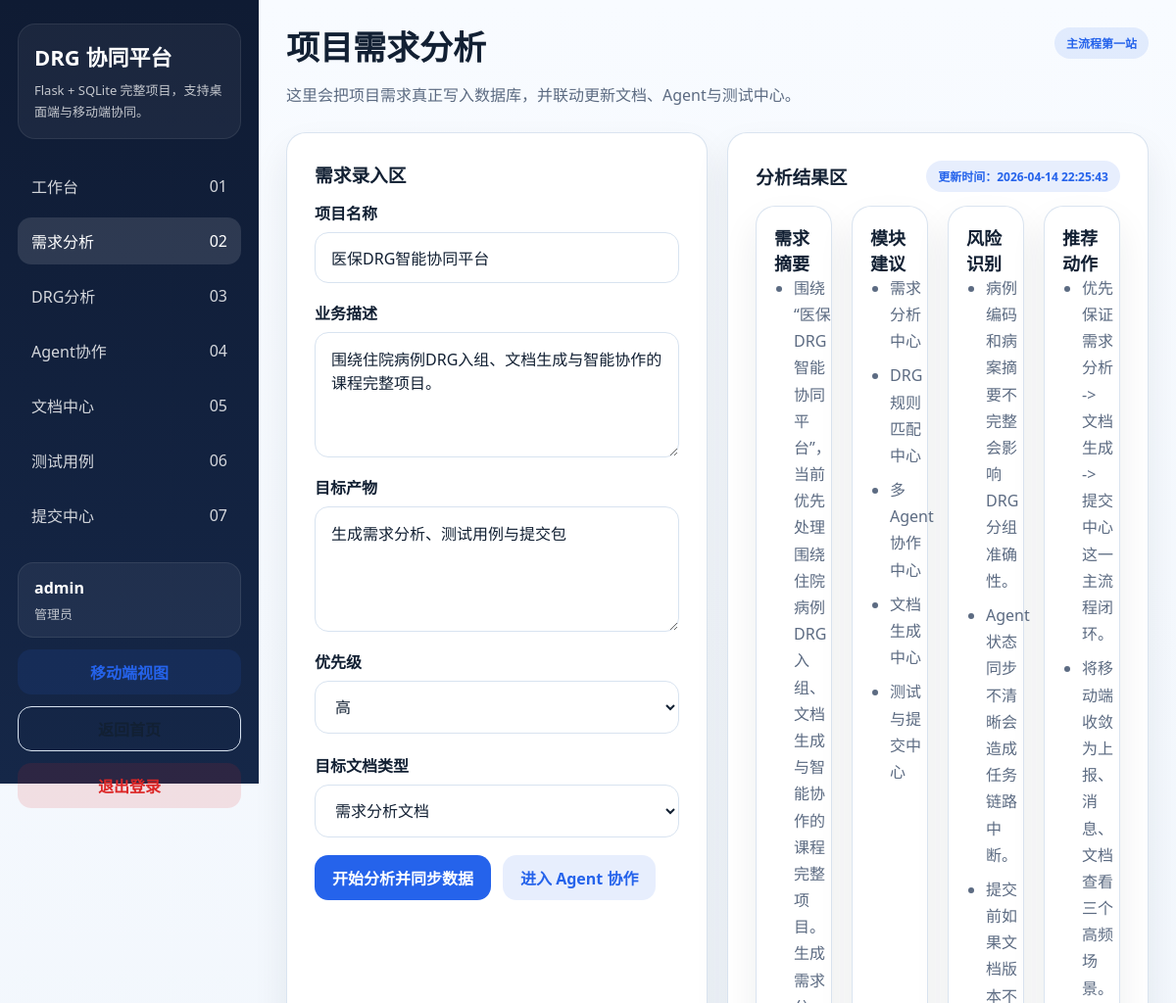
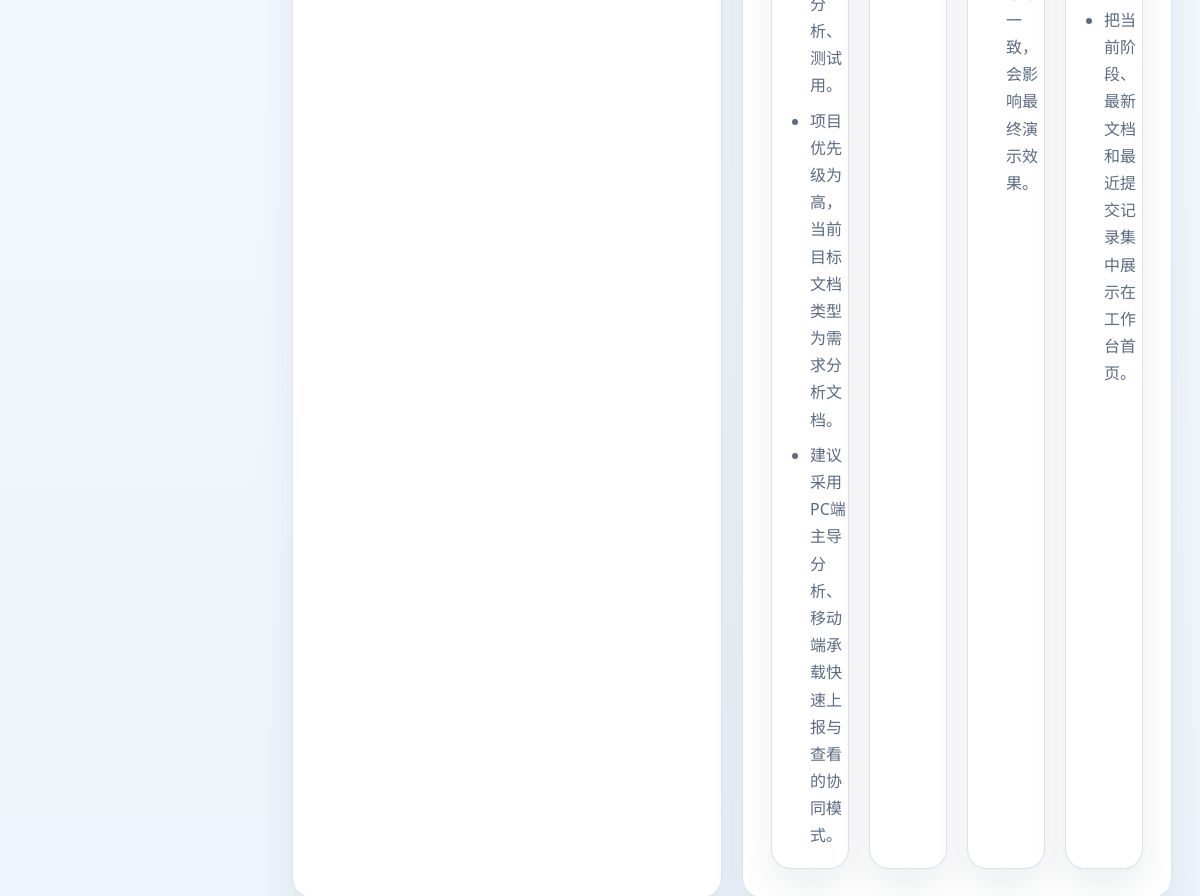
The page /analysis (signed in) on the database its author committed (2 pictures, top to bottom).
### tables this page shows
CREATE TABLE users (
            id INTEGER PRIMARY KEY AUTOINCREMENT,
            username TEXT NOT NULL UNIQUE,
            password_hash TEXT NOT NULL,
            role TEXT NOT NULL,
            created_at TEXT NOT NULL
        );

CREATE TABLE projects (
            id INTEGER PRIMARY KEY AUTOINCREMENT,
            name TEXT NOT NULL,
            owner_name TEXT NOT NULL,
            priority TEXT NOT NULL,
            phase TEXT NOT NULL,
            target TEXT NOT NULL,
            description TEXT NOT NULL,
            created_at TEXT NOT NULL,
            updated_at TEXT NOT NULL
        );

CREATE TABLE analyses (
            id INTEGER PRIMARY KEY AUTOINCREMENT,
            project_id INTEGER NOT NULL UNIQUE,
            summary_json TEXT NOT NULL,
            modules_json TEXT NOT NULL,
            risks_json TEXT NOT NULL,
            recommendations_json TEXT NOT NULL,
            updated_at TEXT NOT NULL,
            FOREIGN KEY(project_id) REFERENCES projects(id)
        );

### app.py (the view, shortened to what this page needs)
@app.route("/analysis", methods=["GET", "POST"])
@login_required
def analysis():
    project = get_project()
    project = get_project()
    return render_template(
        "analysis.html",
        page_key="analysis",
        project=project,
        analysis=get_analysis(project["id"]),
    )

### app.py (called while the page is built)
def loads(value: str | None) -> list[str]:
    if not value:
        return []
    return json.loads(value)

def get_db() -> sqlite3.Connection:
    if "db" not in g:
        connection = sqlite3.connect(app.config["DATABASE"])
        connection.row_factory = sqlite3.Row
        g.db = connection
    return g.db

def fetch_one(query: str, params: tuple[Any, ...] = ()) -> sqlite3.Row | None:
    return get_db().execute(query, params).fetchone()

def get_project() -> sqlite3.Row:
    project = fetch_one("SELECT * FROM projects ORDER BY id LIMIT 1")
    if project is None:
        raise RuntimeError("Project seed data not found.")
    return project

def get_analysis(project_id: int) -> dict[str, Any]:
    row = fetch_one("SELECT * FROM analyses WHERE project_id = ?", (project_id,))
    if row is None:
        return {"summary": [], "modules": [], "risks": [], "recommendations": [], "updated_at": now_str()}
    return {
        "summary": loads(row["summary_json"]),
        "modules": loads(row["modules_json"]),
        "risks": loads(row["risks_json"]),
        "recommendations": loads(row["recommendations_json"]),
        "updated_at": row["updated_at"],
    }

def login_required(view):
    @wraps(view)
    def wrapped_view(**kwargs):
        if g.user is None:
            return redirect(url_for("login"))
        return view(**kwargs)
    return wrapped_view

@app.before_request
def load_logged_in_user() -> None:
    user_id = session.get("user_id")
    if user_id is None:
        g.user = None
        return
    g.user = fetch_one("SELECT * FROM users WHERE id = ?", (user_id,))

@app.context_processor
def inject_globals() -> dict[str, Any]:
    return {"current_user": g.get("user")}

### templates/analysis.html (shortened to what this page needs)
{% extends 'base.html' %}
{% block content %}
<header class="topbar">
    <div>
        <h1>项目需求分析</h1>
        <p>这里会把项目需求真正写入数据库，并联动更新文档、Agent与测试中心。</p>
    </div>
    <div class="topbar-actions">
        <span class="badge">主流程第一站</span>
    </div>
</header>
<section class="panel-grid two-columns">
    <article class="panel">
        <div class="panel-header">
            <h3>需求录入区</h3>
        </div>
        <form class="form-grid" method="post">
            <div class="field">
                <label for="project_name">项目名称</label>
                <input class="input" id="project_name" name="project_name" type="text" value="{{ project['name'] }}" required />
            </div>
            <div class="field">
                <label for="description">业务描述</label>
                <textarea class="textarea" id="description" name="description" required>{{ project['description'] }}</textarea>
            </div>
            <div class="field">
                <label for="target">目标产物</label>
                <textarea class="textarea" id="target" name="target" required>{{ project['target'] }}</textarea>
            </div>
            <div class="form-row two-columns-row">
                <div class="field">
                    <label for="priority">优先级</label>
                    <select class="input" id="priority" name="priority">
                        <option value="高" {% if project['priority'] == '高' %}selected{% endif %}>高</option>
                    </select>
                </div>
                <div class="field">
                    <label for="doc_type">目标文档类型</label>
                    <select class="input" id="doc_type" name="doc_type">
                        <option value="需求分析文档">需求分析文档</option>
                    </select>
                </div>
            </div>
            <div class="form-actions">
                <button class="button" type="submit">开始分析并同步数据</button>
                <a class="button-secondary" href="{{ url_for('agents_page') }}">进入 Agent 协作</a>
            </div>
        </form>
    </article>
    <article class="panel">
        <div class="panel-header">
            <h3>分析结果区</h3>
            <span class="status-tag">更新时间：{{ analysis['updated_at'] }}</span>
        </div>
        <div class="result-grid">
            <div class="item-card">
                <h4>需求摘要</h4>
                <ul class="data-list">
                    {% for item in analysis['summary'] %}
                        <li>{{ item }}</li>
                    {% endfor %}
                </ul>
            </div>
            <div class="item-card">
                <h4>模块建议</h4>
                <ul class="data-list">
                    {% for item in analysis['modules'] %}
                        <li>{{ item }}</li>
                    {% endfor %}
                </ul>
            </div>
            <div class="item-card">
                <h4>风险识别</h4>
                <ul class="data-list">
                    {% for item in analysis['risks'] %}
                        <li>{{ item }}</li>
                    {% endfor %}
                </ul>
            </div>
            <div class="item-card">
                <h4>推荐动作</h4>
                <ul class="data-list">
                    {% for item in analysis['recommendations'] %}
                        <li>{{ item }}</li>
                    {% endfor %}
                </ul>
            </div>
        </div>
    </article>
</section>
{% endblock %}

### templates/base.html (shortened to what this page needs)
<!DOCTYPE html>
<html lang="zh-CN">
<head>
    <link rel="stylesheet" href="{{ url_for('static', filename='css/style.css') }}" />
</head>
<body>
<div class="app-shell">
    <aside class="sidebar">
        <div class="brand-block">
            <h2 class="brand-title">DRG 协同平台</h2>
            <p class="brand-subtitle">Flask + SQLite 完整项目，支持桌面端与移动端协同。</p>
        </div>
        <nav class="nav-list">
            <a class="nav-item {% if page_key == 'dashboard' %}active{% endif %}" href="{{ url_for('dashboard') }}"><span>工作台</span><span>01</span></a>
            <a class="nav-item {% if page_key == 'analysis' %}active{% endif %}" href="{{ url_for('analysis') }}"><span>需求分析</span><span>02</span></a>
            <a class="nav-item {% if page_key == 'cases' %}active{% endif %}" href="{{ url_for('cases_page') }}"><span>DRG分析</span><span>03</span></a>
            <a class="nav-item {% if page_key == 'agents' %}active{% endif %}" href="{{ url_for('agents_page') }}"><span>Agent协作</span><span>04</span></a>
            <a class="nav-item {% if page_key == 'documents' %}active{% endif %}" href="{{ url_for('documents_page') }}"><span>文档中心</span><span>05</span></a>
            <a class="nav-item {% if page_key == 'tests' %}active{% endif %}" href="{{ url_for('tests_page') }}"><span>测试用例</span><span>06</span></a>
            <a class="nav-item {% if page_key == 'submit' %}active{% endif %}" href="{{ url_for('submit_page') }}"><span>提交中心</span><span>07</span></a>
        </nav>
        <div class="sidebar-footer">
            <div class="user-mini-card">
                <strong>{{ current_user['username'] if current_user else '访客' }}</strong>
                <span>{{ current_user['role'] if current_user else '未登录' }}</span>
            </div>
            <a class="button-secondary full" href="{{ url_for('mobile_home') }}">移动端视图</a>
            <a class="button-ghost full" href="{{ url_for('index') }}">返回首页</a>
            <a class="button-danger full" href="{{ url_for('logout') }}">退出登录</a>
        </div>
    </aside>
    <main class="main-content">
        {% block content %}{% endblock %}
    </main>
</div>
</body>
</html>

### rows shown on the page
users: username "admin", role "管理员"
projects: project_name "医保DRG智能协同平台", description "围绕住院病例DRG入组、文档生成与智能协作的课程完整项目。", target "生成需求分析、测试用例与提交包", priority "高"
analyses: updated_at "2026-04-14 22:25:43"

### other values the page prints
{{ item }} "围绕“医保DRG智能协同平台”，当前优先处理 围绕住院病例DRG入组、文档生成与智能协作的课程完整项目。 生成需求分析、测试用。" "项目优先级为高，当前目标文档类型为需求分析文档。" "建议采用PC端主导分析、移动端承载快速上报与查看的协同模式。"
{{ item }} "需求分析中心" "DRG规则匹配中心" "多Agent协作中心" "文档生成中心" "测试与提交中心"
{{ item }} "病例编码和病案摘要不完整会影响DRG分组准确性。" "Agent状态同步不清晰会造成任务链路中断。" "提交前如果文档版本不一致，会影响最终演示效果。"
{{ item }} "优先保证需求分析 -> 文档生成 -> 提交中心这一主流程闭环。" "将移动端收敛为上报、消息、文档查看三个高频场景。" "把当前阶段、最新文档和最近提交记录集中展示在工作台首页。"
